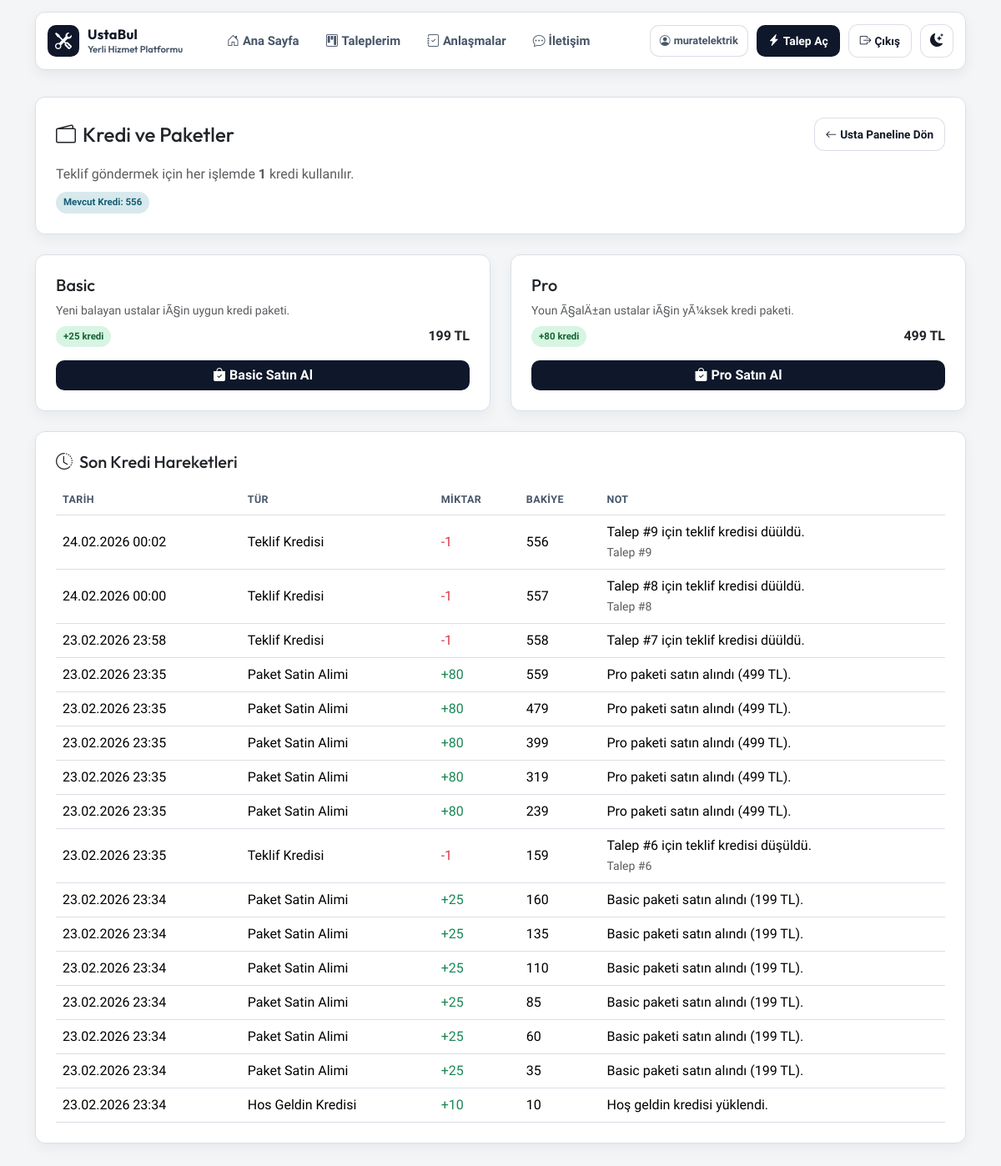
The app's page /usta/paketler/ (signed in) with its own data.
### Myapp/models.py (models this page shows, shortened)
class ProviderWallet(models.Model):
    provider = models.OneToOneField(Provider, on_delete=models.CASCADE, related_name="wallet")
    balance = models.PositiveIntegerField(default=0)
    updated_at = models.DateTimeField(auto_now=True)
    created_at = models.DateTimeField(auto_now_add=True)

class CreditTransaction(models.Model):
    TYPE_CHOICES = (
        ("welcome", "Hos Geldin Kredisi"),
        ("admin_load", "Admin Yukleme"),
        ("package_purchase", "Paket Satin Alimi"),
        ("quote_fee", "Teklif Kredisi"),
        ("adjustment", "Duzeltme"),
    )
    provider = models.ForeignKey(Provider, on_delete=models.CASCADE, related_name="credit_transactions")
    wallet = models.ForeignKey(ProviderWallet, on_delete=models.CASCADE, related_name="transactions")
    transaction_type = models.CharField(max_length=30, choices=TYPE_CHOICES)
    amount = models.IntegerField()
    balance_after = models.PositiveIntegerField()
    note = models.CharField(max_length=240, blank=True)
    reference_offer = models.ForeignKey(
        ProviderOffer,
        on_delete=models.SET_NULL,
        null=True,
        blank=True,
        related_name="credit_transactions",
    )
    created_at = models.DateTimeField(auto_now_add=True)
    class Meta:
        ordering = ["-created_at", "-id"]

class ProviderOffer(models.Model):
    STATUS_CHOICES = (
        ("pending", "Beklemede"),
        ("accepted", "Kabul"),
        ("rejected", "Red"),
        ("expired", "Süre Doldu"),
        ("failed", "Gönderim Başarısız"),
    )
    service_request = models.ForeignKey(ServiceRequest, on_delete=models.CASCADE, related_name="provider_offers")
    provider = models.ForeignKey(Provider, on_delete=models.CASCADE, related_name="offers")
    token = models.CharField(max_length=24, unique=True)
    sequence = models.PositiveIntegerField(default=1)
    status = models.CharField(max_length=20, choices=STATUS_CHOICES, default="pending")
    quote_amount = models.DecimalField(max_digits=10, decimal_places=2, null=True, blank=True)
    quote_note = models.CharField(max_length=240, blank=True)
    last_delivery_detail = models.CharField(max_length=120, blank=True)
    sent_at = models.DateTimeField(default=timezone.now)
    expires_at = models.DateTimeField(null=True, blank=True)
    reminder_sent_at = models.DateTimeField(null=True, blank=True)
    responded_at = models.DateTimeField(null=True, blank=True)
    created_at = models.DateTimeField(auto_now_add=True)
    class Meta:
        ordering = ["service_request_id", "sequence"]
        unique_together = ("service_request", "provider")

### Myapp/views.py (the view, shortened to what this page needs)
# urls.py: path('usta/paketler/', views.provider_packages, name='provider_packages'),
@login_required
@never_cache
@ensure_csrf_cookie
def provider_packages(request):
    provider = get_provider_for_user(request.user)
    if not provider:
        messages.error(request, "Bu alan sadece usta hesaplarÄ± iÃ§indir.")
        return redirect("provider_login")
    packages = get_provider_package_catalog()
    package_map = {package["key"]: package for package in packages}
    quote_credit_cost = get_quote_credit_cost()
    wallet = get_or_create_provider_wallet(provider)
    transactions = list(provider.credit_transactions.select_related("reference_offer").order_by("-created_at")[:30])
    return render(
        request,
        "Myapp/provider_packages.html",
        {
            "provider": provider,
            "wallet": wallet,
            "packages": packages,
            "transactions": transactions,
            "quote_credit_cost": quote_credit_cost,
        },
    )

### Myapp/views.py (called while the page is built, shortened)
def get_provider_for_user(user):
    if not user.is_authenticated:
        return None
    return Provider.objects.filter(user=user).first()

def get_initial_provider_credits():
    return max(0, int(getattr(settings, "INITIAL_PROVIDER_CREDITS", 10)))

def get_quote_credit_cost():
    return max(1, int(getattr(settings, "QUOTE_CREDIT_COST", 1)))

def get_provider_package_catalog():
    configured_packages = getattr(settings, "PROVIDER_PACKAGES", None)
    return [
        {
            "key": "basic",
            "name": "Basic",
            "credits": 25,
            "price": 199,
            "description": "Yeni balayan ustalar iÃ§in uygun kredi paketi.",
        },
        {
            "key": "pro",
            "name": "Pro",
            "credits": 80,
            "price": 499,
            "description": "Youn Ã§alÄ±an ustalar iÃ§in yÃ¼ksek kredi paketi.",
        },
    ]

def get_or_create_provider_wallet(provider, for_update=False):
    initial_credits = get_initial_provider_credits()
    wallet, created = ProviderWallet.objects.get_or_create(
        provider=provider,
        defaults={"balance": initial_credits},
    )
    if for_update:
        wallet = ProviderWallet.objects.select_for_update().get(pk=wallet.pk)
    return wallet

### Myapp/templates/Myapp/provider_packages.html (shortened to what this page needs)
{% extends "base.html" %}
{% block content %}
<section class="card panel-card shadow-sm reveal-up mb-4">
  <div class="card-body p-4">
    <div class="d-flex align-items-center justify-content-between flex-wrap gap-2 mb-3">
      <h1 class="h4 mb-0"><i class="bi bi-wallet2 me-2"></i>Kredi ve Paketler</h1>
      <a href="{% url 'provider_requests' %}" class="btn nav-ghost-btn">
        <i class="bi bi-arrow-left me-1"></i>Usta Paneline Dön
      </a>
    </div>
    <p class="mb-2 text-muted">Teklif göndermek için her işlemde <strong>{{ quote_credit_cost }}</strong> kredi kullanılır.</p>
    <div class="status-pill status-pending_customer">
      Mevcut Kredi: {{ wallet.balance }}
    </div>
  </div>
</section>
<section class="row g-4 mb-4">
  {% for package in packages %}
    <div class="col-md-6">
      <div class="card panel-card shadow-sm reveal-up h-100">
        <div class="card-body p-4 d-flex flex-column">
          <h2 class="h5 mb-2">{{ package.name }}</h2>
          <p class="small text-muted mb-2">{{ package.description|default:"Ustalar için kredi paketi." }}</p>
          <div class="d-flex align-items-center justify-content-between mb-3">
            <span class="status-pill status-matched">+{{ package.credits }} kredi</span>
            <strong>{{ package.price }} TL</strong>
          </div>
          <form method="post" class="mt-auto">
            <button type="submit" class="btn btn-main w-100">
              <i class="bi bi-bag-check-fill me-1"></i>{{ package.name }} Satın Al
            </button>
          </form>
        </div>
      </div>
    </div>
  {% endfor %}
</section>
<section class="card panel-card shadow-sm reveal-up">
  <div class="card-body p-4">
    <h2 class="h5 mb-3"><i class="bi bi-clock-history me-2"></i>Son Kredi Hareketleri</h2>
    {% if transactions %}
      <div class="table-responsive">
        <table class="table request-table align-middle mb-0">
          <thead>
            <tr>
              <th>Tarih</th>
              <th>Tür</th>
              <th>Miktar</th>
              <th>Bakiye</th>
              <th>Not</th>
            </tr>
          </thead>
          <tbody>
            {% for item in transactions %}
              <tr>
                <td>{{ item.created_at|date:"d.m.Y H:i" }}</td>
                <td>{{ item.get_transaction_type_display }}</td>
                <td>
                  {% if item.amount > 0 %}
                    <span class="text-success">+{{ item.amount }}</span>
                  {% else %}
                    <span class="text-danger">{{ item.amount }}</span>
                  {% endif %}
                </td>
                <td>{{ item.balance_after }}</td>
                <td>
                  {{ item.note|default:"-" }}
                  {% if item.reference_offer %}
                    <br><span class="small text-muted">Talep #{{ item.reference_offer.service_request_id }}</span>
                  {% endif %}
                </td>
              </tr>
            {% endfor %}
          </tbody>
        </table>
      </div>
    {% else %}
      <p class="mb-0 text-muted">Henüz kredi hareketi yok.</p>
    {% endif %}
  </div>
</section>
{% endblock %}

### templates/base.html (shortened to what this page needs)
{% load static %}
<!doctype html>
<html lang="tr" data-theme="light">
<head>
  <link href="https://cdn.jsdelivr.net/npm/bootstrap@5.3.8/dist/css/bootstrap.min.css" rel="stylesheet">
  <link rel="stylesheet" href="https://cdn.jsdelivr.net/npm/bootstrap-icons@1.11.3/font/bootstrap-icons.min.css">
  <link rel="stylesheet" href="{% static 'css/style.css' %}?v=20260223-1">
</head>
<body>
<header class="site-header fixed-top">
  <div class="container">
    <nav class="navbar navbar-expand-lg site-nav">
      <a class="navbar-brand site-brand" href="{% url 'index' %}">
        <span class="site-brand-mark"><i class="bi bi-tools"></i></span>
        <span class="site-brand-copy">
          <strong>UstaBul</strong>
          <small>Yerli Hizmet Platformu</small>
        </span>
      </a>
      <div class="collapse navbar-collapse" id="siteNav">
        <div class="navbar-nav nav-links ms-lg-4">
          <a class="nav-link {% if request.path == '/' %}active{% endif %}" href="{% url 'index' %}"><i class="bi bi-house-door me-1"></i>Ana Sayfa</a>
          {% if request.user.is_authenticated and request.session.role == "provider" %}
            <a class="nav-link {% if request.path == '/usta/talepler/' %}active{% endif %}" href="{% url 'provider_requests' %}"><i class="bi bi-briefcase me-1"></i>Usta Paneli</a>
            <a class="nav-link {% if request.path == '/anlasmalar/' %}active{% endif %}" href="{% url 'agreement_history' %}"><i class="bi bi-journal-check me-1"></i>Anlaşmalar</a>
            <a class="nav-link {% if request.path == '/usta/paketler/' %}active{% endif %}" href="{% url 'provider_packages' %}"><i class="bi bi-wallet2 me-1"></i>Kredi Paketleri</a>
            <a class="nav-link {% if request.path == '/usta/profil/' %}active{% endif %}" href="{% url 'provider_profile' %}"><i class="bi bi-person-vcard me-1"></i>Usta Profili</a>
          {% elif request.user.is_authenticated %}
            <a class="nav-link {% if request.path == '/taleplerim/' %}active{% endif %}" href="{% url 'my_requests' %}"><i class="bi bi-kanban me-1"></i>Taleplerim</a>
            <a class="nav-link {% if request.path == '/anlasmalar/' %}active{% endif %}" href="{% url 'agreement_history' %}"><i class="bi bi-journal-check me-1"></i>Anlaşmalar</a>
          {% endif %}
          <a class="nav-link {% if request.path == '/contact/' %}active{% endif %}" href="{% url 'contact' %}"><i class="bi bi-chat-dots me-1"></i>İletişim</a>
        </div>
        <div class="nav-tools ms-lg-auto">
          {% if request.user.is_authenticated %}
            <span class="user-chip d-none d-md-inline-flex"><i class="bi bi-person-circle me-1"></i>{{ request.user.username }}</span>
            {% if request.session.role == "provider" %}
              <a class="btn nav-cta-btn d-none d-md-inline-flex" href="{% url 'provider_requests' %}">
                <i class="bi bi-briefcase-fill me-1"></i>Usta Paneli
              </a>
            {% else %}
              <a class="btn nav-cta-btn d-none d-md-inline-flex" href="{% url 'index' %}#talep-form">
                <i class="bi bi-lightning-charge-fill me-1"></i>Talep Aç
              </a>
            {% endif %}
            <form method="post" action="{% url 'logout' %}" class="logout-form">
              <button type="submit" class="btn nav-ghost-btn"><i class="bi bi-box-arrow-right me-1"></i>Çıkış</button>
            </form>
          {% endif %}
          <button type="button" class="theme-toggle-btn" id="theme-toggle-btn" aria-label="Temayı değiştir">
          </button>
        </div>
      </div>
    </nav>
  </div>
</header>
<main class="container site-main">
  {% block content %}{% endblock %}
</main>
</body>
</html>

### records on screen
ProviderWallet: balance "556"
CreditTransaction: created_at "24.02.2026 00:02", transaction_type "Teklif Kredisi", amount "-1", balance_after "556", note "Talep #9 için teklif kredisi düüldü.", reference_offer.service_request_id "9"
CreditTransaction: created_at "24.02.2026 00:00", transaction_type "Teklif Kredisi", amount "-1", balance_after "557", note "Talep #8 için teklif kredisi düüldü.", reference_offer.service_request_id "8"
CreditTransaction: created_at "23.02.2026 23:58", transaction_type "Teklif Kredisi", amount "-1", balance_after "558", note "Talep #7 için teklif kredisi düüldü."
CreditTransaction: created_at "23.02.2026 23:35", transaction_type "Paket Satin Alimi", amount "80", balance_after "559", note "Pro paketi satın alındı (499 TL)."
CreditTransaction: created_at "23.02.2026 23:35", transaction_type "Paket Satin Alimi", amount "80", balance_after "479", note "Pro paketi satın alındı (499 TL)."
CreditTransaction: created_at "23.02.2026 23:35", transaction_type "Paket Satin Alimi", amount "80", balance_after "399", note "Pro paketi satın alındı (499 TL)."
CreditTransaction: created_at "23.02.2026 23:35", transaction_type "Paket Satin Alimi", amount "80", balance_after "319", note "Pro paketi satın alındı (499 TL)."
CreditTransaction: created_at "23.02.2026 23:35", transaction_type "Paket Satin Alimi", amount "80", balance_after "239", note "Pro paketi satın alındı (499 TL)."
CreditTransaction: created_at "23.02.2026 23:35", transaction_type "Teklif Kredisi", amount "-1", balance_after "159", note "Talep #6 için teklif kredisi düşüldü.", reference_offer.service_request_id "6"
CreditTransaction: created_at "23.02.2026 23:34", transaction_type "Paket Satin Alimi", amount "25", balance_after "160", note "Basic paketi satın alındı (199 TL)."
CreditTransaction: created_at "23.02.2026 23:34", transaction_type "Paket Satin Alimi", amount "25", balance_after "135", note "Basic paketi satın alındı (199 TL)."
CreditTransaction: created_at "23.02.2026 23:34", transaction_type "Paket Satin Alimi", amount "25", balance_after "110", note "Basic paketi satın alındı (199 TL)."
CreditTransaction: created_at "23.02.2026 23:34", transaction_type "Paket Satin Alimi", amount "25", balance_after "85", note "Basic paketi satın alındı (199 TL)."
CreditTransaction: created_at "23.02.2026 23:34", transaction_type "Paket Satin Alimi", amount "25", balance_after "60", note "Basic paketi satın alındı (199 TL)."
CreditTransaction: created_at "23.02.2026 23:34", transaction_type "Paket Satin Alimi", amount "25", balance_after "35", note "Basic paketi satın alındı (199 TL)."
CreditTransaction: created_at "23.02.2026 23:34", transaction_type "Hos Geldin Kredisi", amount "10", balance_after "10", note "Hoş geldin kredisi yüklendi."

### other values on screen
{{ request.user.username }} "muratelektrik"
{{ quote_credit_cost }} "1"
{{ package.name }} "Basic" "Pro"
{{ package.description|default:"Ustalar için kredi paketi." }} "Yeni balayan ustalar iÃ§in uygun kredi paketi." "Youn Ã§alÄ±an ustalar iÃ§in yÃ¼ksek kredi paketi."
{{ package.credits }} "25" "80"
{{ package.price }} "199" "499"
